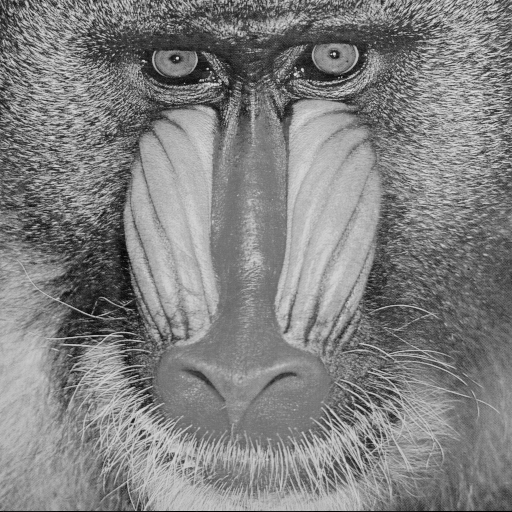
#> input picture Atividade Extra Classe 2/imagens de entrada/baboon_monocromatica.png, 512 x 512 px
$ python Q3.py
#> lines starting #> are read from the running program, lines starting #| are printed output that depends on the picture; after the words box and inside, x2 and y2 are one past the last pixel; in counts of white or black regions, pixels touching at a corner belong together
"""Q3 — Binarização por limiar fixo."""

from pathlib import Path

import matplotlib.pyplot as plt
import numpy as np


PASTA_ATUAL = Path(__file__).resolve().parent
ARQUIVO_ENTRADA = PASTA_ATUAL / "imagens de entrada" / "baboon_monocromatica.png"
ARQUIVO_SAIDA = PASTA_ATUAL / "resultados" / "Q3_resultados.png"


def carregar_imagem_monocromatica(caminho: Path):
    """Carrega a imagem como matriz de intensidades inteiras entre 0 e 255."""
    imagem = plt.imread(caminho)
#> imagem is the input picture: shape (512, 512) float32; min 0, max 0.902, mean 0.506

    if np.issubdtype(imagem.dtype, np.floating):
        imagem = np.rint(imagem * 255).astype(np.uint8)

    if imagem.ndim == 3:
        imagem = imagem[..., 0]

    return imagem


def binarizar_por_limiar(imagem: np.ndarray, limiar: int):
    """Retorna 255 para pixels maiores que o limiar e 0 para os demais."""
#> called with limiar = 128
    if limiar < 0 or limiar > 255:
        raise ValueError("O limiar deve estar no intervalo de 0 a 255.")

    mascara_acima_do_limiar = imagem > limiar
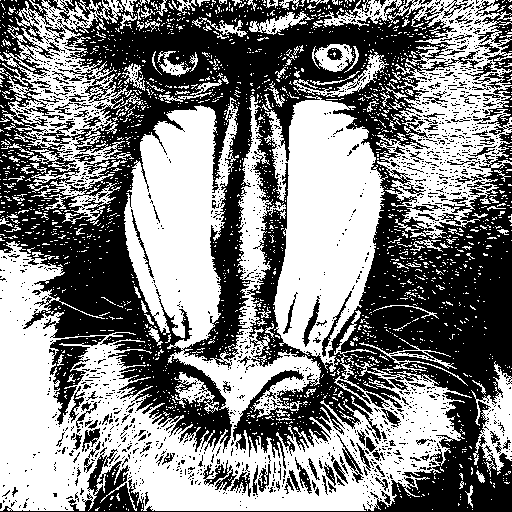
#> mascara_acima_do_limiar: shape (512, 512) bool; 51.3% white; 1749 black regions (1609 under 20 px), largest, box (x1, y1, x2, y2) and area: (0, 0, 512, 512) 110890, (49, 336, 106, 425) 1651, (475, 0, 512, 71) 1006
    imagem_binaria = mascara_acima_do_limiar.astype(np.uint8) * 255

    return imagem_binaria


def salvar_comparacao(original: np.ndarray, binaria: np.ndarray,
                      limiar: int, saida: Path):
    """Exibe e salva a imagem original e sua versão binarizada."""
#> called with limiar = 128
    # Usado IA apenas para amostragem visual

    figura, eixos = plt.subplots(1, 2, figsize=(8, 4.8))
    figura.subplots_adjust(wspace=0.08, bottom=0.14)

    e0, e1 = eixos

    e0.imshow(original, cmap="gray", vmin=0, vmax=255); e0.axis("off")
    e1.imshow(binaria, cmap="gray", vmin=0, vmax=255); e1.axis("off")

    e0.text(0.5, -0.08, "imagem monocromática", transform=e0.transAxes,
            ha="center", va="top", fontsize=12)
    e1.text(0.5, -0.08, f"imagem binária ($T$ = {limiar})", transform=e1.transAxes,
            ha="center", va="top", fontsize=12)

    figura.savefig(saida, dpi=180, bbox_inches="tight")
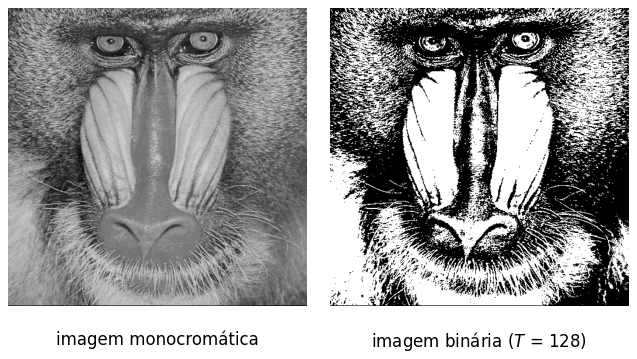
#> figure drawn by matplotlib, 2 panels
    plt.show()


if __name__ == "__main__":
    limiar = 128

    original = carregar_imagem_monocromatica(ARQUIVO_ENTRADA)
    imagem_binaria = binarizar_por_limiar(original, limiar)

    salvar_comparacao(original, imagem_binaria, limiar, ARQUIVO_SAIDA)
    print(f"Imagem comparativa salva em: {ARQUIVO_SAIDA}")

$ run again, with Atividade Extra Classe 2/imagens de entrada/butterfly.png copied over Atividade Extra Classe 2/imagens de entrada/baboon_monocromatica.png
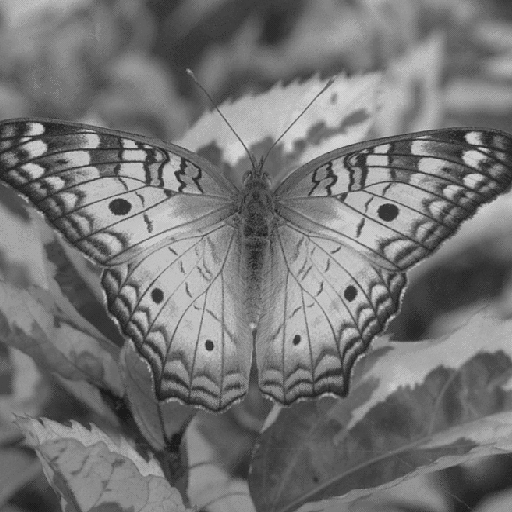
#> input picture Atividade Extra Classe 2/imagens de entrada/butterfly.png, 512 x 512 px
#> in carregar_imagem_monocromatica, imagem is the input picture: shape (512, 512) float32; min 0.106, max 0.831, mean 0.458
#> in binarizar_por_limiar, `mascara_acima_do_limiar = imagem > limiar`:
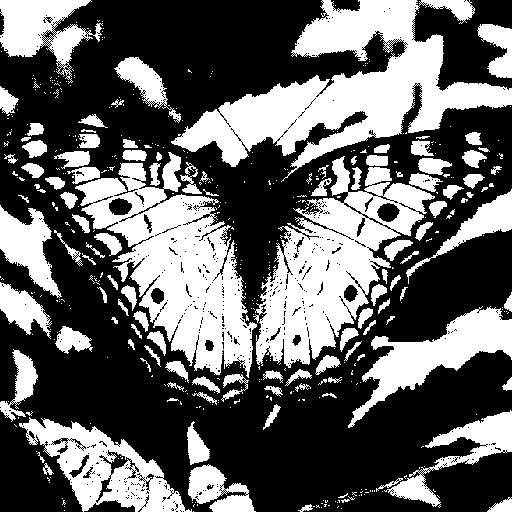
#> mascara_acima_do_limiar: shape (512, 512) bool; 39% white; 485 white regions (371 under 20 px), largest, box (x1, y1, x2, y2) and area: (171, 0, 512, 182) 22593, (75, 152, 257, 378) 17781, (253, 156, 435, 368) 16031
#> in salvar_comparacao, `figura.savefig(saida, dpi=180, bbox_inches="tight")`:
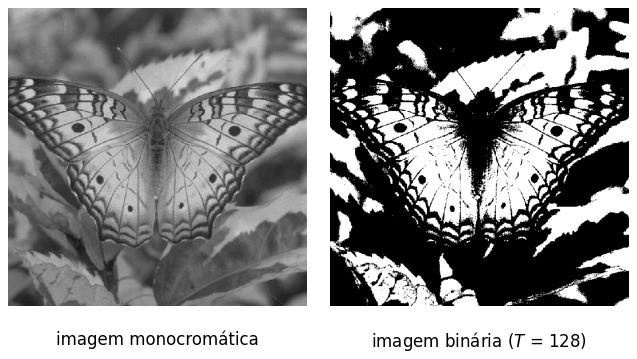
#> figure drawn by matplotlib, 2 panels
